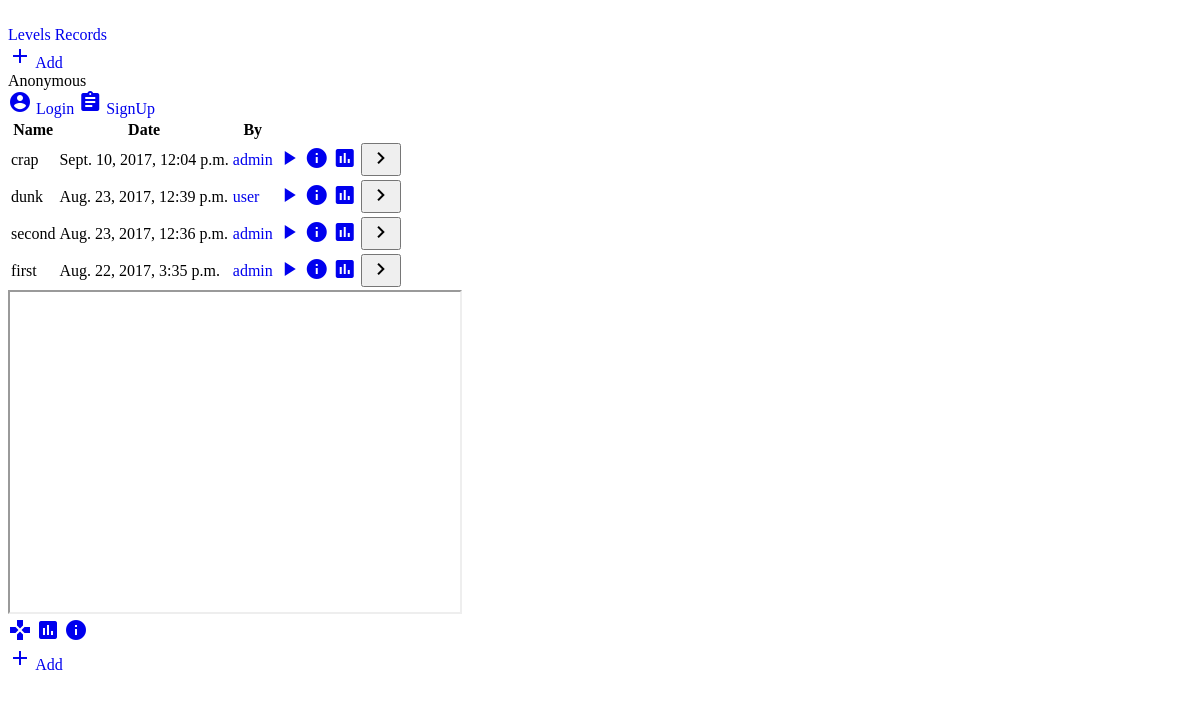
Page /levels on the committed database.
### pluto/models.py (models this page shows, shortened)
class Level(models.Model):
    name = models.CharField(max_length=128, blank=False)
    date = models.DateTimeField(default=timezone.datetime.now, blank=False)
    by = models.ForeignKey(User, on_delete=models.CASCADE, blank=False, null=False)
    tilemap = models.TextField(max_length=1024)
    command_forward = models.IntegerField(blank=True)
    command_backward = models.IntegerField(blank=True)
    command_left = models.IntegerField(blank=True)
    command_right = models.IntegerField(blank=True)
    command_lo = models.IntegerField(blank=True)
    command_op = models.IntegerField(blank=True)
    hero_x = models.IntegerField(blank=False)
    hero_y = models.IntegerField(blank=False)
    hero_dir = models.IntegerField(blank=False)

class User(AbstractUser):
    image = models.ImageField(default='no_image.png', upload_to=user_directory_image_path)
    points = models.FloatField(default=10, blank=False)
    skin = models.CharField(default='polo', blank=False, max_length=32)

### pluto/views.py (the view)
# urls.py: url(r'^levels', views.levels),
def levels(request):
    context = {'levels': models.Level.objects.all().order_by('-date')}
    return render(request, 'levels.html', context)

### templates/levels.html (shortened to what this page needs)
{% extends "base.html" %}
{% block header_button %}
    <a href="/creator" class="mdl-button mdl-js-button mdl-button--fab mdl-js-ripple-effect
        mdl-button--colored mdl-shadow--4dp mdl-color--accent  mdl-layout--large-screen-only">
            <i class="material-icons" role="presentation">add</i>
            <span class="visuallyhidden">Add</span>
    </a>
{% endblock %}
{% block content %}
    <div class="mdl-grid">
        <table class="mdl-cell mdl-cell--6-col mdl-data-table mdl-js-data-table mdl-shadow--2dp">
        <thead>
            <tr>
                <th class="mdl-data-table__cell--non-numeric"> Name </th>
                <th class="mdl-layout--large-screen-only"> Date </th>
                <th class="mdl-data-table__cell--non-numeric"> By </th>
                <th class="mdl-layout--small-screen-only"> </th>
                <th> </th>
            </tr>
        </thead>
        <tbody>
        {% for i in levels %}
            <tr>
                <td class="mdl-data-table__cell--non-numeric">
                    {{ i.name }}
                </td>
                <td class="mdl-layout--large-screen-only"> {{ i.date }}</td>
                <td class="mdl-data-table__cell--non-numeric">
                    <a href="/profile/{{ i.by.id }}">
                    <span class="mdl-chip mdl-chip">
                        <span class="mdl-chip__text">
                            {{ i.by.username }}
                        </span>
                    </span>
                    </a>
                </td>
                <td class="mdl-layout--small-screen-only">
                    <a href="/level/{{ i.id }}"
                       class="mdl-button mdl-js-button mdl-button--fab mdl-button--mini-fab mdl-button--primary">
                            <i class="material-icons">play_arrow</i>
                    </a>
                    <a id="preview_info" href="/level/{{ iid }}"
                       class="mdl-button mdl-js-button mdl-button--fab mdl-button--mini-fab
                       mdl-button--accent">
                            <i class="material-icons">info</i>
                    </a>
                    <a href="/record/level={{ i.id }}" class="mdl-button mdl-js-button mdl-button--fab mdl-button--mini-fab">
                            <i class="material-icons">assessment</i>
                    </a>
                </td>
                <td>
                    <button onclick="showPreview({{ i.id }});"
                       class="mdl-button mdl-js-button mdl-button--fab mdl-button--mini-fab
                       mdl-button--accent mdl-layout--large-screen-only">
                            <i class="material-icons">keyboard_arrow_right</i>
                    </button>
                </td>
            </tr>
        {% endfor %}
    </tbody>
    </table>
        <div class="mdl-cell mdl-cell--6-col mdl-card mdl-layout--large-screen-only" >
            <div class="mdl-card__supporting-text">
                <div class="mdl-grid">
                    <iframe  id="preview" height="320" width="450"></iframe>
                </div>
                <div class="mdl-grid">
                    <a id="preview_play"
                       class="mdl-button mdl-js-button mdl-button--fab mdl-button--mini-fab mdl-button--primary">
                            <i class="material-icons">gamepad</i>
                    </a>
                    <a id="preview_record"
                       class="mdl-button mdl-js-button mdl-button--fab mdl-button--mini-fab">
                            <i class="material-icons">assessment</i>
                    </a>
                    <a id="preview_information"
                       class="mdl-button mdl-js-button mdl-button--fab mdl-button--mini-fab mdl-button--accent">
                            <i class="material-icons">info</i>
                    </a>
                </div>
            </div>
        </div>
    </div>
{% endblock %}
{% block footer %}
    <a href="/creator"class="mdl-button mdl-js-button mdl-button--fab mdl-js-ripple-effect
        mdl-button--colored mdl-shadow--4dp mdl-color--accent mdl-layout--small-screen-only">
            <i class="material-icons" role="presentation">add</i>
            <span class="visuallyhidden">Add</span>
    </a>
{% endblock %}

### PlutoGame/static/style.css (style rules this page uses)
a { text-decoration: none; }

### rows in the picture
Level: name "crap", date "Sept. 10, 2017, 12:04 p.m.", by.username "admin"
Level: name "dunk", date "Aug. 23, 2017, 12:39 p.m.", by.username "user"
Level: name "second", date "Aug. 23, 2017, 12:36 p.m.", by.username "admin"
Level: name "first", date "Aug. 22, 2017, 3:35 p.m.", by.username "admin"
